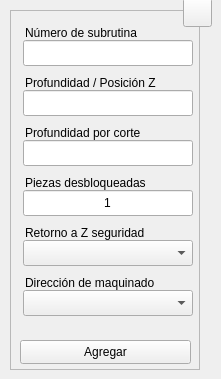
  <widget class="QWidget" name="centralwidget">
   <widget class="QFrame" name="frame">
    <property name="geometry">
     <rect>
      <x>10</x>
      <y>10</y>
      <width>190</width>
      <height>360</height>
     </rect>
    </property>
    <property name="sizePolicy">
     <sizepolicy hsizetype="Fixed" vsizetype="Fixed">
      <horstretch>0</horstretch>
      <verstretch>0</verstretch>
     </sizepolicy>
    </property>
    <property name="minimumSize">
     <size>
      <width>190</width>
      <height>360</height>
     </size>
    </property>
    <property name="maximumSize">
     <size>
      <width>190</width>
      <height>360</height>
     </size>
    </property>
    <property name="frameShape">
     <enum>QFrame::StyledPanel</enum>
    </property>
    <property name="frameShadow">
     <enum>QFrame::Raised</enum>
    </property>
    <widget class="QLineEdit" name="tbx_sub">
     <property name="geometry">
      <rect>
       <x>13</x>
       <y>30</y>
       <width>170</width>
       <height>26</height>
      </rect>
     </property>
     <property name="minimumSize">
      <size>
       <width>170</width>
       <height>0</height>
      </size>
     </property>
     <property name="maximumSize">
      <size>
       <width>170</width>
       <height>16777215</height>
      </size>
     </property>
     <property name="toolTip">
      <string>Digite el texto del comentario</string>
     </property>
     <property name="statusTip">
      <string/>
     </property>
     <property name="alignment">
      <set>Qt::AlignCenter</set>
     </property>
     <property name="placeholderText">
      <string/>
     </property>
    </widget>
    <widget class="QLabel" name="lbl_sub">
     <property name="enabled">
      <bool>true</bool>
     </property>
     <property name="geometry">
      <rect>
       <x>15</x>
       <y>10</y>
       <width>125</width>
       <height>26</height>
      </rect>
     </property>
     <property name="text">
      <string>Número de subrutina</string>
     </property>
     <property name="buddy">
      <cstring>lbl_sub</cstring>
     </property>
    </widget>
    <widget class="QLabel" name="lbl_sec">
     <property name="enabled">
      <bool>true</bool>
     </property>
     <property name="geometry">
      <rect>
       <x>15</x>
       <y>210</y>
       <width>125</width>
       <height>26</height>
      </rect>
     </property>
     <property name="text">
      <string>Retorno a Z seguridad</string>
     </property>
     <property name="buddy">
      <cstring>lbl_sec</cstring>
     </property>
    </widget>
    <widget class="QComboBox" name="cbx_sec">
     <property name="geometry">
      <rect>
       <x>13</x>
       <y>230</y>
       <width>170</width>
       <height>26</height>
      </rect>
     </property>
     <property name="minimumSize">
      <size>
       <width>170</width>
       <height>26</height>
      </size>
     </property>
     <property name="maximumSize">
      <size>
       <width>170</width>
       <height>16777215</height>
      </size>
     </property>
     <property name="toolTip">
      <string>Seleccione el husillo de trabajo a utilizar</string>
     </property>
    </widget>
    <widget class="QPushButton" name="btn_save">
     <property name="geometry">
      <rect>
       <x>10</x>
       <y>330</y>
       <width>171</width>
       <height>24</height>
      </rect>
     </property>
     <property name="sizePolicy">
      <sizepolicy hsizetype="Expanding" vsizetype="Expanding">
       <horstretch>0</horstretch>
       <verstretch>0</verstretch>
      </sizepolicy>
     </property>
     <property name="minimumSize">
      <size>
       <width>88</width>
       <height>0</height>
      </size>
     </property>
     <property name="toolTip">
      <string>Agregar los datos al programa CNC</string>
     </property>
     <property name="statusTip">
      <string/>
     </property>
     <property name="text">
      <string>Agregar</string>
     </property>
     <property name="shortcut">
      <string>Ctrl+S</string>
     </property>
     <property name="autoDefault">
      <bool>true</bool>
     </property>
    </widget>
    <widget class="QLineEdit" name="tbx_dpt">
     <property name="geometry">
      <rect>
       <x>13</x>
       <y>80</y>
       <width>170</width>
       <height>26</height>
      </rect>
     </property>
     <property name="minimumSize">
      <size>
       <width>170</width>
       <height>0</height>
      </size>
     </property>
     <property name="maximumSize">
      <size>
       <width>170</width>
       <height>16777215</height>
      </size>
     </property>
     <property name="toolTip">
      <string>Digite el texto del comentario</string>
     </property>
     <property name="statusTip">
      <string/>
     </property>
     <property name="alignment">
      <set>Qt::AlignCenter</set>
     </property>
     <property name="placeholderText">
      <string/>
     </property>
    </widget>
    <widget class="QLabel" name="lbl_dpt">
     <property name="enabled">
      <bool>true</bool>
     </property>
     <property name="geometry">
      <rect>
       <x>15</x>
       <y>60</y>
       <width>141</width>
       <height>26</height>
      </rect>
     </property>
     <property name="text">
      <string>Profundidad / Posición Z</string>
     </property>
     <property name="buddy">
      <cstring>lbl_sub</cstring>
     </property>
    </widget>
    <widget class="QLineEdit" name="tbx_cut">
     <property name="geometry">
      <rect>
       <x>13</x>
       <y>130</y>
       <width>170</width>
       <height>26</height>
      </rect>
     </property>
     <property name="minimumSize">
      <size>
       <width>170</width>
       <height>0</height>
      </size>
     </property>
     <property name="maximumSize">
      <size>
       <width>170</width>
       <height>16777215</height>
      </size>
     </property>
     <property name="toolTip">
      <string>Digite el texto del comentario</string>
     </property>
     <property name="statusTip">
      <string/>
     </property>
     <property name="alignment">
      <set>Qt::AlignCenter</set>
     </property>
     <property name="placeholderText">
      <string/>
     </property>
    </widget>
    <widget class="QLabel" name="lbl_cut">
     <property name="enabled">
      <bool>true</bool>
     </property>
     <property name="geometry">
      <rect>
       <x>15</x>
       <y>110</y>
       <width>127</width>
       <height>26</height>
      </rect>
     </property>
     <property name="text">
      <string>Profundidad por corte</string>
     </property>
     <property name="buddy">
      <cstring>lbl_sub</cstring>
     </property>
    </widget>
    <widget class="QLineEdit" name="tbx_unblk">
     <property name="geometry">
      <rect>
       <x>13</x>
       <y>180</y>
       <width>170</width>
       <height>26</height>
      </rect>
     </property>
     <property name="minimumSize">
      <size>
       <width>170</width>
       <height>0</height>
      </size>
     </property>
     <property name="maximumSize">
      <size>
       <width>170</width>
       <height>16777215</height>
      </size>
     </property>
     <property name="toolTip">
      <string>Digite el texto del comentario</string>
     </property>
     <property name="statusTip">
      <string/>
     </property>
     <property name="text">
      <string>1</string>
     </property>
     <property name="alignment">
      <set>Qt::AlignCenter</set>
     </property>
     <property name="placeholderText">
      <string/>
     </property>
    </widget>
    <widget class="QLabel" name="lbl_unblk">
     <property name="enabled">
      <bool>true</bool>
     </property>
     <property name="geometry">
      <rect>
       <x>15</x>
       <y>160</y>
       <width>125</width>
       <height>26</height>
      </rect>
     </property>
     <property name="text">
      <string>Piezas desbloqueadas</string>
     </property>
     <property name="buddy">
      <cstring>lbl_sub</cstring>
     </property>
    </widget>
    <widget class="QComboBox" name="cbx_dir">
     <property name="geometry">
      <rect>
       <x>13</x>
       <y>280</y>
       <width>170</width>
       <height>26</height>
      </rect>
     </property>
     <property name="minimumSize">
      <size>
       <width>170</width>
       <height>26</height>
      </size>
     </property>
     <property name="maximumSize">
      <size>
       <width>170</width>
       <height>16777215</height>
      </size>
     </property>
     <property name="toolTip">
      <string>Seleccione el husillo de trabajo a utilizar</string>
     </property>
    </widget>
    <widget class="QLabel" name="lbl_dir">
     <property name="enabled">
      <bool>true</bool>
     </property>
     <property name="geometry">
      <rect>
       <x>15</x>
       <y>260</y>
       <width>141</width>
       <height>26</height>
      </rect>
     </property>
     <property name="text">
      <string>Dirección de maquinado</string>
     </property>
     <property name="buddy">
      <cstring>lbl_sec</cstring>
     </property>
    </widget>
    <zorder>tbx_sub</zorder>
    <zorder>lbl_sub</zorder>
    <zorder>cbx_sec</zorder>
    <zorder>lbl_sec</zorder>
    <zorder>btn_save</zorder>
    <zorder>tbx_dpt</zorder>
    <zorder>lbl_dpt</zorder>
    <zorder>tbx_cut</zorder>
    <zorder>lbl_cut</zorder>
    <zorder>tbx_unblk</zorder>
    <zorder>lbl_unblk</zorder>
    <zorder>cbx_dir</zorder>
    <zorder>lbl_dir</zorder>
   </widget>
   <widget class="QToolButton" name="btn_help">
    <property name="geometry">
     <rect>
      <x>183</x>
      <y>-2</y>
      <width>29</width>
      <height>29</height>
     </rect>
    </property>
    <property name="font">
     <font>
      <pointsize>20</pointsize>
      <bold>true</bold>
     </font>
    </property>
    <property name="text">
     <string/>
    </property>
    <property name="icon">
     <iconset resource="../../resources/resources.qrc">
      <normaloff>:/icons/question.png</normaloff>:/icons/question.png</iconset>
    </property>
    <property name="iconSize">
     <size>
      <width>20</width>
      <height>20</height>
     </size>
    </property>
    <property name="shortcut">
     <string>F1</string>
    </property>
   </widget>
  </widget>
